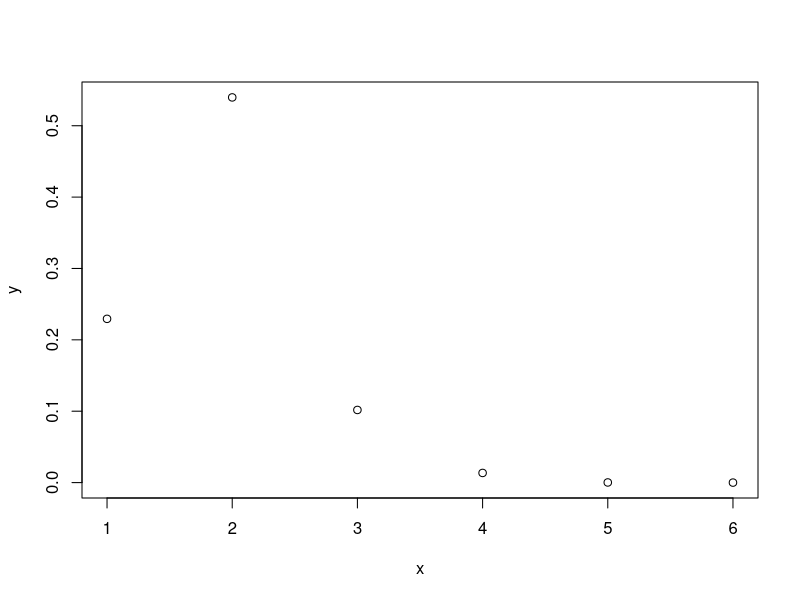
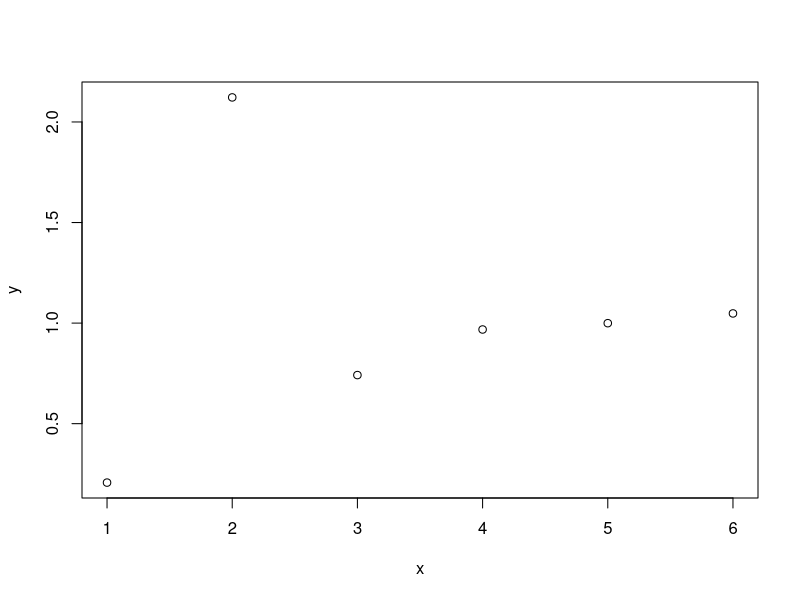
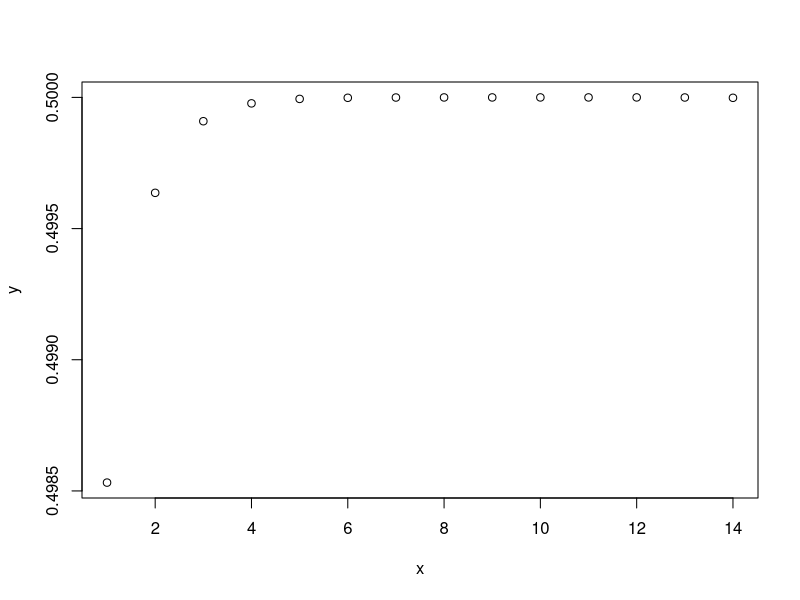
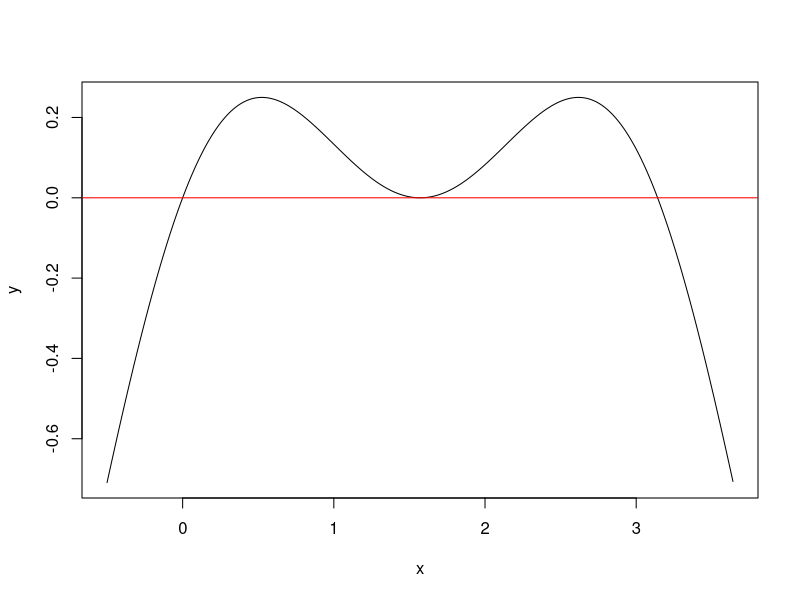
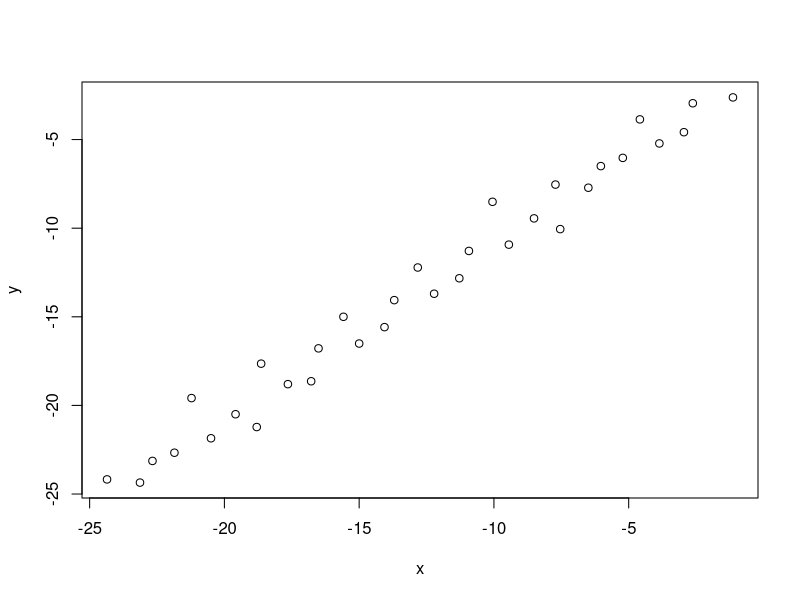
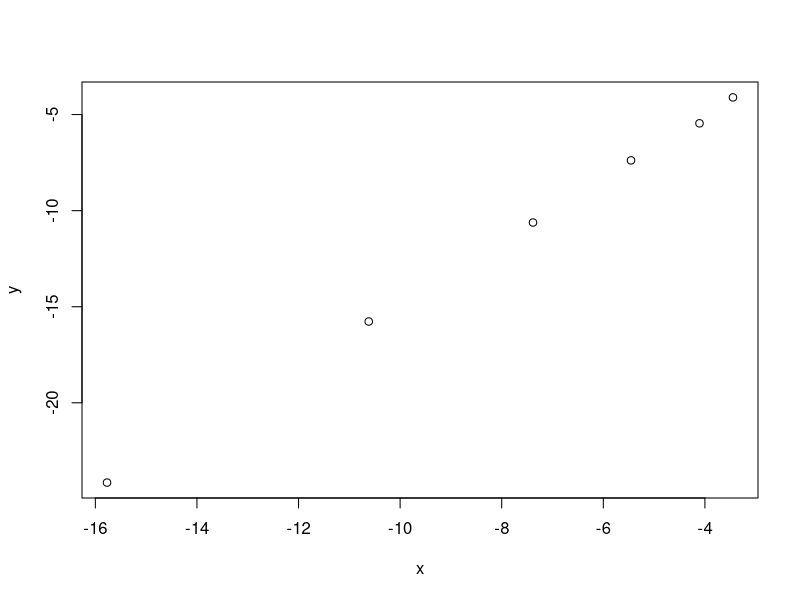

Recreate these plots in R, in order.
## ---- chunk 1
log(10^8)/log(2)
## ---- chunk 2
f = function(x){
  return((cos(x))^2+sin(x)-1)
}
bisect = function(f,interval,tol=0.5*10^-10,max.its=40,verbose=FALSE){
  history = rep(NA, max.its)
  a = interval[1]
  b = interval[2]
  fa = f(a)
  fb = f(b)
  if (sign(fa)*sign(fb) >= 0 ) 
    stop("f(a)f(b)<0 not satisfied")
  for (j in 1:max.its){
    history[j] = (a+b)/2
    if ((b-a)/2 < tol) break
    fc = f(history[j])
    if (verbose==TRUE) {               # show values at each step for debugging
      print(j) 
      print(c(a,history[j],b,b-a))
    }
    if (fc == 0)  break
    if (sign(fc)*sign(fa) < 0) {
      b = history[j]
      fb = fc
    }
    else {
      a = history[j]
      fa = fc
    }
  }
  root=(a+b)/2
  return(list(root=root,history=history[!is.na(history)]))
}

options(digits = 9) 
interval <- c(2.5,3.5)
tol=0.5*10e-8
out=bisect(f,interval,tol=tol)
print(out$root)
print(out$history)
## ---- chunk 3
newton=function(x,its){
  res=x
  while (its>0) {
    x<-x-((cos(x))^2+sin(x)-1)/(-sin(2*x)+cos(x))
    res=c(res,x)
    its<-its-1
  }
  return(res)
}
x<-4.25
newton(x,50)
## ---- chunk 4
e<-abs((newton(x,50)-pi))
e
x=c(1:6)
y=e[2:7]/e[1:6]
plot(x,y)

## ---- chunk 5
x=c(1:6)
y=e[2:7]/e[1:6]^2
plot(x,y)
## ---- chunk 6
x<-1.5
e<-abs((newton(x,50)-pi/2))
x=c(1:14)
y=e[2:15]/e[1:14]
plot(x,y)
e
## ---- chunk 7
# Test for the multiplicity
x=seq(-0.5,pi+0.5,0.01)
y=(cos(x))^2+sin(x)-1
plot(x,y,type="l")
abline(0,0,col="red")
## ---- chunk 8
f=function(x){
  A<-cbind(c(1,4,7,x),c(2,5,x,10),c(3,x,8,11),c(x,6,9,12))
  return(det(A)-1000)
}
6*log(10)/log(2)
options(digits = 7) 
interval <- c(9,10)
out=bisect(f,interval,tol=0.5*10^-6)
print(out$root)
print(out$history)
## ---- chunk 9
x<-9.708299
f(x)+1000 # corresponding determinant 
f(x)
## ---- chunk 10
options(digits = 9) 
interval <- c(-18,-17)
out=bisect(f,interval)
print(out$root)
print(out$history)
## ---- chunk 11
x<--17.188498
f(x)+1000 # corresponding determinant 
f(x)
## ---- chunk 12
require(Matrix)
A=Hilbert(5)

f=function(x){
  A[1,1]<-x
  return(det(A-pi*diag(1,5,5)))
}
options(digits = 8) 
interval <- c(0,10)
out=bisect(f,interval,tol=0.5*10^-6)
print(out$root)
print(out$history)

A[1,1]<-2.948010
options(digits = 7)
max(eigen(A)$values)
## ---- chunk 13
my.sqrt=function(x){   # the number for square root finding
  f=function(t){      # t is the square root of x
    return(t^2-x)
  }
  return(bisect(f,c(0,10))$root)  # using bisection method get the t
}

my.sqrt(1)
my.sqrt(4)
my.sqrt(9)
my.sqrt(16)
## ---- chunk 14
f=function(r){
  return((r^3*(2*r^2+5*0.1^2))/(2*(r^2+0.1^2)^(5/2))-0.9)
}
options(digits=10)
out=bisect(f,c(0,1),tol=0.5*10^-10)
out
## ---- chunk 15
10*log(10)/log(2)
## ---- chunk 16
15*log(10)/log(2)
options(digits=18)
(actual=bisect(f,c(0,1),tol = 0.5*10e-15,max.its = 100))
## ---- chunk 17
aroot=0.177289179849029  # the root that has 15 correct decimals
(e<-(abs(out$history-aroot)))

x=log(e[1])
y=log(e[2])
for (i in 2:(length(e)-2)) {
  x=c(x,log(e[i]))
  y=c(y,log(e[i+1]))
}
plot(x,y)
lm(y~x)
## ---- chunk 18
secant.method <- function(f, x0, x1, tol = 0.5e-10, n = 100) {
  history = rep(NA, n) 
  for (i in 1:n) {
    x2 <- x1 - f(x1) / ((f(x1) - f(x0)) / (x1 - x0)) 
    if (abs(x2 - x1) < tol) {
      root=x2
      break
    }
    x0 <- x1
    x1 <- x2
    root=x2
    history=c(history,x2)
  }
  return(list(root=root,history=history[!is.na(history)]))
}
options(digits = 10)
(out=secant.method(f, 0, 0.1))
## ---- chunk 19
aroot=0.177289179849030  # the root that has 15 correct decimals
(e<-(abs(out$history-aroot)))
x=log(e[1:6])
y=log(e[2:7])
plot(x,y)
lm(y~x)
